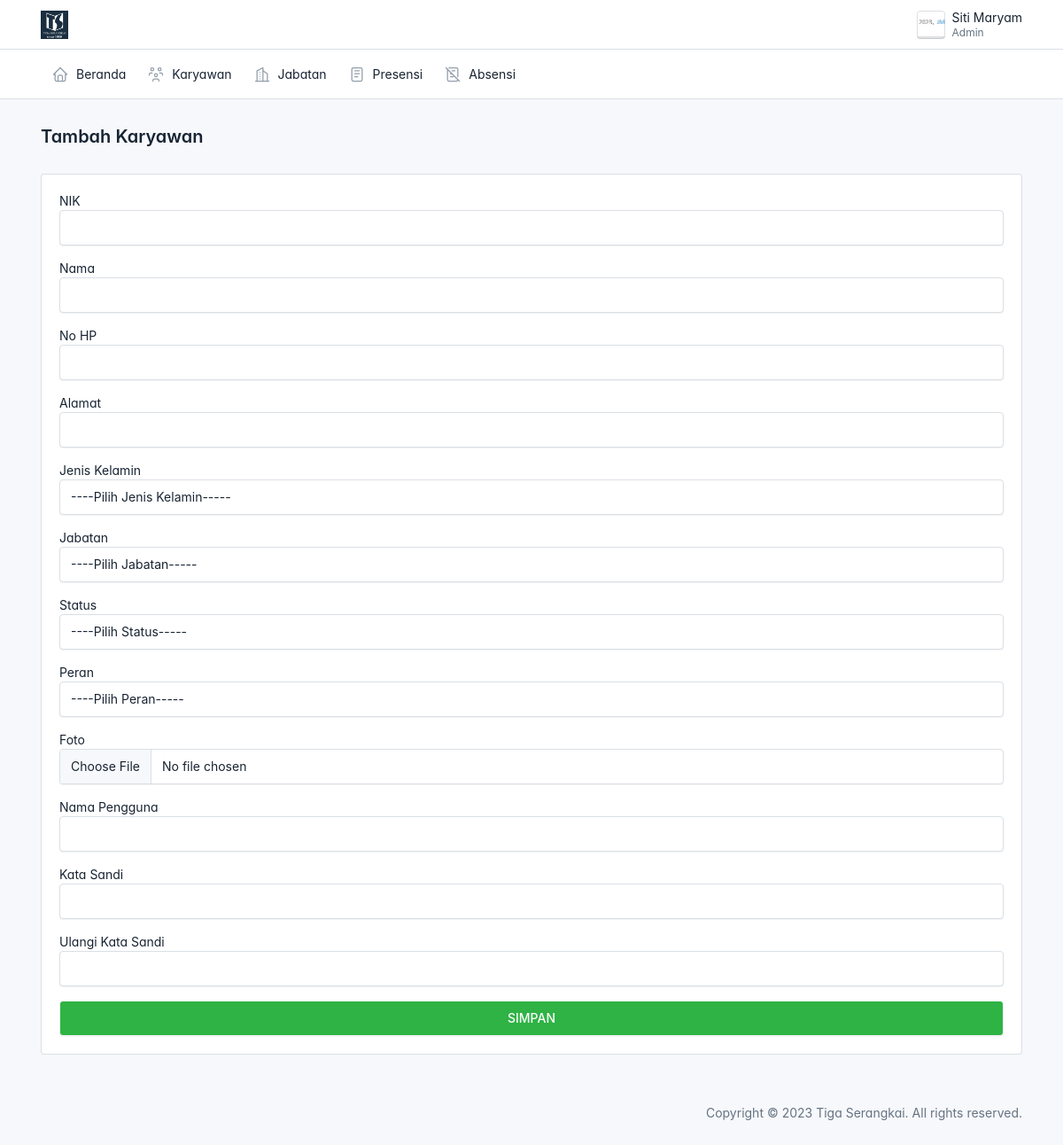
The app's page /admin/karyawan/create.php (signed in) with its own data.
### tables this page shows
CREATE TABLE `karyawan` (
  `id` int(11) NOT NULL,
  `nik` varchar(15) NOT NULL,
  `nama` varchar(50) NOT NULL,
  `jenis_kelamin` varchar(10) NOT NULL,
  `alamat` varchar(255) NOT NULL,
  `no_hp` varchar(15) NOT NULL,
  `jabatan` varchar(50) NOT NULL,
  `foto` varchar(255) NOT NULL
);

### config.php (called while the page is built, shortened)
<?php
function base_url($url = null)
{
    $base_url = 'http://localhost/e-presensi';
    if ($url != null) {
        return $base_url . '/'. $url;
    } else {
        return $base_url;
    }
}
?>

### admin/karyawan/create.php (the view, shortened to what this page needs)
<?php
$judul = "Tambah Karyawan";
include('../layouts/header.php');
require_once('../../config.php');
?>
<div class="page-body">
    <div class="container-xl">
        <div class="card">
            <div class="card-body">
                <form action="<?= base_url('admin/karyawan/create.php') ?>" method="POST" enctype="multipart/form-data">
                    <div class="mb-3">
                        <label for="">NIK</label>
                        <input type="text" name="nik" class="form-control"
                        value="<?php if(isset($_POST['nik'])) echo $_POST['nik'] ?>">
                    </div>
                    <div class="mb-3">
                        <label for="">Nama</label>
                        <input type="text" name="nama" class="form-control"
                        value="<?php if(isset($_POST['nama'])) echo $_POST['nama'] ?>">
                    </div>
                    <div class="mb-3">
                        <label for="">No HP</label>
                        <input type="text" name="no_hp" class="form-control"
                        value="<?php if(isset($_POST['no_hp'])) echo $_POST['no_hp'] ?>">
                    </div>
                    <div class="mb-3">
                        <label for="">Alamat</label>
                        <input type="text" name="alamat" class="form-control"
                        value="<?php if(isset($_POST['alamat'])) echo $_POST['alamat'] ?>">
                    </div>
                    <div class="mb-3">
                        <label for="">Jenis Kelamin</label>
                        <select name="jenis_kelamin" class="form-control">
                            <option value="">----Pilih Jenis Kelamin-----</option>
                        </select>
                    </div>
                    <div class="mb-3">
                        <label for="">Jabatan</label>
                        <select name="jabatan" class="form-control">
                            <option value="">----Pilih Jabatan-----</option>
                        </select>
                    </div>
                    <div class="mb-3">
                        <label for="">Status</label>
                        <select name="status" class="form-control">
                            <option value="">----Pilih Status-----</option>
                        </select>
                    </div>
                    <div class="mb-3">
                        <label for="">Peran</label>
                        <select name="peran" class="form-control">
                            <option value="">----Pilih Peran-----</option>
                        </select>
                    </div>
                    <div class="mb-3">
                        <label for="">Foto</label>
                        <input type="file" name="foto" class="form-control">
                    </div>
                    <div class="mb-3">
                        <label for="">Nama Pengguna</label>
                        <input type="text" name="username" class="form-control"
                        value="<?php if(isset($_POST['username'])) echo $_POST['username'] ?>">
                    </div>
                    <div class="mb-3">
                        <label for="">Kata Sandi</label>
                        <input type="password" name="password" class="form-control">
                    </div>
                    <div class="mb-3">
                        <label for="">Ulangi Kata Sandi</label>
                        <input type="password" name="ulangi_password" class="form-control">
                    </div>
                    <button class="form-control btn btn-success" name="submit">SIMPAN</button>
                </form>
            </div>
        </div>
    </div>
</div>
<?php include('../layouts/footer.php');?>

### admin/layouts/header.php (shortened to what this page needs)
<?php
global $judul;
require_once('../../config.php');
$connection = mysqli_connect($db_host, $db_user, $db_pass, $db_name);
$id = $_SESSION['id'];
$query = "SELECT nama, jabatan,foto FROM karyawan WHERE id = ?";
$stmt = mysqli_prepare($connection, $query);
mysqli_stmt_bind_param($stmt, 'i', $id);
mysqli_stmt_execute($stmt);
$result = mysqli_stmt_get_result($stmt);
if ($result && mysqli_num_rows($result) > 0) {
    $user = mysqli_fetch_assoc($result);
} else {
    $namaUser = "Nama tidak ditemukan";
    $jabatanUser = "Jabatan tidak ditemukan";
}
?>
<!doctype html>
<html lang="en">
  <head>
    <link href="<?= base_url('assets/css/tabler.min.css?1692870487') ?>" rel="stylesheet"/>
    <link href="<?= base_url('assets/css/tabler-vendors.min.css?1692870487') ?>" rel="stylesheet"/>
    <link href="<?= base_url('assets/css/demo.min.css?1692870487') ?>" rel="stylesheet"/>
  </head>
  <body >
    <div class="page">
      <header class="navbar navbar-expand-md d-print-none" >
        <div class="container-xl">
          <h1 class="navbar-brand navbar-brand-autodark d-none-navbar-horizontal pe-0 pe-md-3">
            <a href=".">
              <img src="<?= base_url('assets/img/logo.png')?>" width="110" height="32" alt="Tabler" class="navbar-brand-image">
            </a>
          </h1>
          <div class="navbar-nav flex-row order-md-last">
            <div class="nav-item dropdown">
              <a href="#" class="nav-link d-flex lh-1 text-reset p-0" data-bs-toggle="dropdown" aria-label="Open user menu">
                <span class="avatar avatar-sm" style="background-image: url('../../assets/img/foto_karyawan/<?= htmlspecialchars($user['foto']) ?>')"></span>
                <div class="d-none d-xl-block ps-2">
                <div><?= htmlspecialchars($user['nama']) ?></div>
                <div class="mt-1 small text-secondary"><?= htmlspecialchars($user['jabatan']) ?></div>
                </div>
              </a>
            </div>
          </div>
        </div>
      </header>
      <header class="navbar-expand-md">
        <div class="collapse navbar-collapse" id="navbar-menu">
          <div class="navbar">
            <div class="container-xl">
              <ul class="navbar-nav">
                <li class="nav-item">
                  <a class="nav-link" href="<?= base_url('admin/beranda/beranda.php') ?>" >
                    <span class="nav-link-icon d-md-none d-lg-inline-block">
                    </span>
                    <span class="nav-link-title">
                      Beranda
                    </span>
                  </a>
                </li>
                <li class="nav-item">
                  <a class="nav-link" href="<?= base_url('admin/karyawan/karyawan.php') ?>" >
                    <span class="nav-link-icon d-md-none d-lg-inline-block">
                    </span>
                    <span class="nav-link-title">
                      Karyawan
                    </span>
                  </a>
                </li>
                <li class="nav-item">
                  <a class="nav-link" href="<?= base_url('admin/jabatan/jabatan.php') ?>" >
                    <span class="nav-link-icon d-md-none d-lg-inline-block">
                    </span>
                    <span class="nav-link-title">
                      Jabatan
                    </span>
                  </a>
                </li>
                <li class="nav-item">
                  <a class="nav-link" href="<?= base_url('admin/presensi/rekap.php') ?>" >
                    <span class="nav-link-icon d-md-none d-lg-inline-block">
                    </span>
                    <span class="nav-link-title">
                      Presensi
                    </span>
                  </a>
                </li>
                <li class="nav-item">
                  <a class="nav-link" href="<?= base_url('admin/absensi/absensi.php') ?>" >
                    <span class="nav-link-icon d-md-none d-lg-inline-block">
                    </span>
                    <span class="nav-link-title">
                      Absensi
                    </span>
                  </a>
                </li>
              </ul>
            </div>
          </div>
        </div>
      </header>
      <div class="page-wrapper">
        <div class="page-header d-print-none">
          <div class="container-xl">
            <div class="row g-2 align-items-center">
              <div class="col">
                <h2 class="page-title">
                  <?= $judul ?>
                </h2>
              </div>
            </div>
          </div>
        </div>

### admin/layouts/header.php (style rules this page uses)
:root { --tblr-font-sans-serif: 'Inter Var', -apple-system, BlinkMacSystemFont, San Francisco, Segoe UI, Roboto, Helvetica Neue, sans-serif; }
body { font-feature-settings: "cv03", "cv04", "cv11"; }

### records on screen
karyawan: foto (picture), nama "Siti Maryam", jabatan "Admin"

### other values on screen
$judul "Tambah Karyawan"
